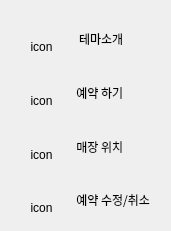
     <widget class="QWidget" name="layoutWidget_3">
      <property name="geometry">
       <rect>
        <x>0</x>
        <y>140</y>
        <width>171</width>
        <height>231</height>
       </rect>
      </property>
      <layout class="QVBoxLayout" name="verticalLayout_4">
       <item>
        <widget class="QWidget" name="widget_theme" native="true">
         <widget class="QLabel" name="label">
          <property name="geometry">
           <rect>
            <x>0</x>
            <y>10</y>
            <width>61</width>
            <height>51</height>
           </rect>
          </property>
          <property name="text">
           <string>icon</string>
          </property>
          <property name="scaledContents">
           <bool>true</bool>
          </property>
          <property name="alignment">
           <set>Qt::AlignCenter</set>
          </property>
         </widget>
         <widget class="QWidget" name="layoutWidget_4">
          <property name="geometry">
           <rect>
            <x>60</x>
            <y>10</y>
            <width>111</width>
            <height>41</height>
           </rect>
          </property>
          <layout class="QVBoxLayout" name="verticalLayout_5">
           <item>
            <widget class="QLabel" name="lb_theme">
             <property name="sizePolicy">
              <sizepolicy hsizetype="MinimumExpanding" vsizetype="MinimumExpanding">
               <horstretch>0</horstretch>
               <verstretch>0</verstretch>
              </sizepolicy>
             </property>
             <property name="maximumSize">
              <size>
               <width>16777215</width>
               <height>500</height>
              </size>
             </property>
             <property name="font">
              <font>
               <family>평창체 Regular</family>
              </font>
             </property>
             <property name="text">
              <string>   테마소개</string>
             </property>
             <property name="alignment">
              <set>Qt::AlignLeading|Qt::AlignLeft|Qt::AlignVCenter</set>
             </property>
            </widget>
           </item>
           <item>
            <widget class="QFrame" name="frame_theme">
             <property name="minimumSize">
              <size>
               <width>0</width>
               <height>0</height>
              </size>
             </property>
             <property name="maximumSize">
              <size>
               <width>80</width>
               <height>10</height>
              </size>
             </property>
             <property name="styleSheet">
              <string notr="true">background-color: rgb(56, 186, 255);
border_radius:20px;</string>
             </property>
             <property name="frameShape">
              <enum>QFrame::StyledPanel</enum>
             </property>
             <property name="frameShadow">
              <enum>QFrame::Raised</enum>
             </property>
            </widget>
           </item>
          </layout>
         </widget>
        </widget>
       </item>
       <item>
        <widget class="QWidget" name="widget_reservation" native="true">
         <widget class="QLabel" name="label_11">
          <property name="geometry">
           <rect>
            <x>0</x>
            <y>10</y>
            <width>61</width>
            <height>51</height>
           </rect>
          </property>
          <property name="text">
           <string>icon</string>
          </property>
          <property name="scaledContents">
           <bool>true</bool>
          </property>
          <property name="alignment">
           <set>Qt::AlignCenter</set>
          </property>
         </widget>
         <widget class="QWidget" name="layoutWidget_5">
          <property name="geometry">
           <rect>
            <x>60</x>
            <y>10</y>
            <width>111</width>
            <height>41</height>
           </rect>
          </property>
          <layout class="QVBoxLayout" name="verticalLayout_6">
           <item>
            <widget class="QLabel" name="lb_reservation">
             <property name="sizePolicy">
              <sizepolicy hsizetype="MinimumExpanding" vsizetype="MinimumExpanding">
               <horstretch>0</horstretch>
               <verstretch>0</verstretch>
              </sizepolicy>
             </property>
             <property name="maximumSize">
              <size>
               <width>16777215</width>
               <height>500</height>
              </size>
             </property>
             <property name="font">
              <font>
               <family>평창체 Regular</family>
              </font>
             </property>
             <property name="text">
              <string>  예약 하기</string>
             </property>
             <property name="alignment">
              <set>Qt::AlignLeading|Qt::AlignLeft|Qt::AlignVCenter</set>
             </property>
            </widget>
           </item>
           <item>
            <widget class="QFrame" name="frame_reservation">
             <property name="minimumSize">
              <size>
               <width>0</width>
               <height>0</height>
              </size>
             </property>
             <property name="maximumSize">
              <size>
               <width>80</width>
               <height>10</height>
              </size>
             </property>
             <property name="styleSheet">
              <string notr="true">background-color: rgb(56, 186, 255);
border_radius:20px;</string>
             </property>
             <property name="frameShape">
              <enum>QFrame::StyledPanel</enum>
             </property>
             <property name="frameShadow">
              <enum>QFrame::Raised</enum>
             </property>
            </widget>
           </item>
          </layout>
         </widget>
        </widget>
       </item>
       <item>
        <widget class="QWidget" name="widget_folium" native="true">
         <widget class="QLabel" name="label_13">
          <property name="geometry">
           <rect>
            <x>0</x>
            <y>10</y>
            <width>61</width>
            <height>51</height>
           </rect>
          </property>
          <property name="text">
           <string>icon</string>
          </property>
          <property name="scaledContents">
           <bool>true</bool>
          </property>
          <property name="alignment">
           <set>Qt::AlignCenter</set>
          </property>
         </widget>
         <widget class="QWidget" name="layoutWidget_6">
          <property name="geometry">
           <rect>
            <x>60</x>
            <y>10</y>
            <width>111</width>
            <height>41</height>
           </rect>
          </property>
          <layout class="QVBoxLayout" name="verticalLayout_7">
           <item>
            <widget class="QLabel" name="lb_folium">
             <property name="sizePolicy">
              <sizepolicy hsizetype="MinimumExpanding" vsizetype="MinimumExpanding">
               <horstretch>0</horstretch>
               <verstretch>0</verstretch>
              </sizepolicy>
             </property>
             <property name="maximumSize">
              <size>
               <width>16777215</width>
               <height>500</height>
              </size>
             </property>
             <property name="font">
              <font>
               <family>평창체 Regular</family>
              </font>
             </property>
             <property name="text">
              <string>  매장 위치</string>
             </property>
             <property name="alignment">
              <set>Qt::AlignLeading|Qt::AlignLeft|Qt::AlignVCenter</set>
             </property>
            </widget>
           </item>
           <item>
            <widget class="QFrame" name="frame_folium">
             <property name="minimumSize">
              <size>
               <width>0</width>
               <height>0</height>
              </size>
             </property>
             <property name="maximumSize">
              <size>
               <width>80</width>
               <height>10</height>
              </size>
             </property>
             <property name="styleSheet">
              <string notr="true">background-color: rgb(56, 186, 255);
border_radius:20px;</string>
             </property>
             <property name="frameShape">
              <enum>QFrame::StyledPanel</enum>
             </property>
             <property name="frameShadow">
              <enum>QFrame::Raised</enum>
             </property>
            </widget>
           </item>
          </layout>
         </widget>
        </widget>
       </item>
       <item>
        <widget class="QWidget" name="widget_request" native="true">
         <widget class="QLabel" name="label_15">
          <property name="geometry">
           <rect>
            <x>0</x>
            <y>10</y>
            <width>61</width>
            <height>51</height>
           </rect>
          </property>
          <property name="text">
           <string>icon</string>
          </property>
          <property name="scaledContents">
           <bool>true</bool>
          </property>
          <property name="alignment">
           <set>Qt::AlignCenter</set>
          </property>
         </widget>
         <widget class="QWidget" name="layoutWidget_7">
          <property name="geometry">
           <rect>
            <x>60</x>
            <y>10</y>
            <width>111</width>
            <height>41</height>
           </rect>
          </property>
          <layout class="QVBoxLayout" name="verticalLayout_8">
           <item>
            <widget class="QLabel" name="lb_request">
             <property name="sizePolicy">
              <sizepolicy hsizetype="MinimumExpanding" vsizetype="MinimumExpanding">
               <horstretch>0</horstretch>
               <verstretch>0</verstretch>
              </sizepolicy>
             </property>
             <property name="maximumSize">
              <size>
               <width>16777215</width>
               <height>500</height>
              </size>
             </property>
             <property name="font">
              <font>
               <family>평창체 Regular</family>
              </font>
             </property>
             <property name="text">
              <string>  예약 수정/취소</string>
             </property>
             <property name="alignment">
              <set>Qt::AlignLeading|Qt::AlignLeft|Qt::AlignVCenter</set>
             </property>
            </widget>
           </item>
           <item>
            <widget class="QFrame" name="frame_request">
             <property name="minimumSize">
              <size>
               <width>0</width>
               <height>0</height>
              </size>
             </property>
             <property name="maximumSize">
              <size>
               <width>80</width>
               <height>10</height>
              </size>
             </property>
             <property name="styleSheet">
              <string notr="true">background-color: rgb(56, 186, 255);
border_radius:20px;</string>
             </property>
             <property name="frameShape">
              <enum>QFrame::StyledPanel</enum>
             </property>
             <property name="frameShadow">
              <enum>QFrame::Raised</enum>
             </property>
            </widget>
           </item>
          </layout>
         </widget>
        </widget>
       </item>
      </layout>
     </widget>
